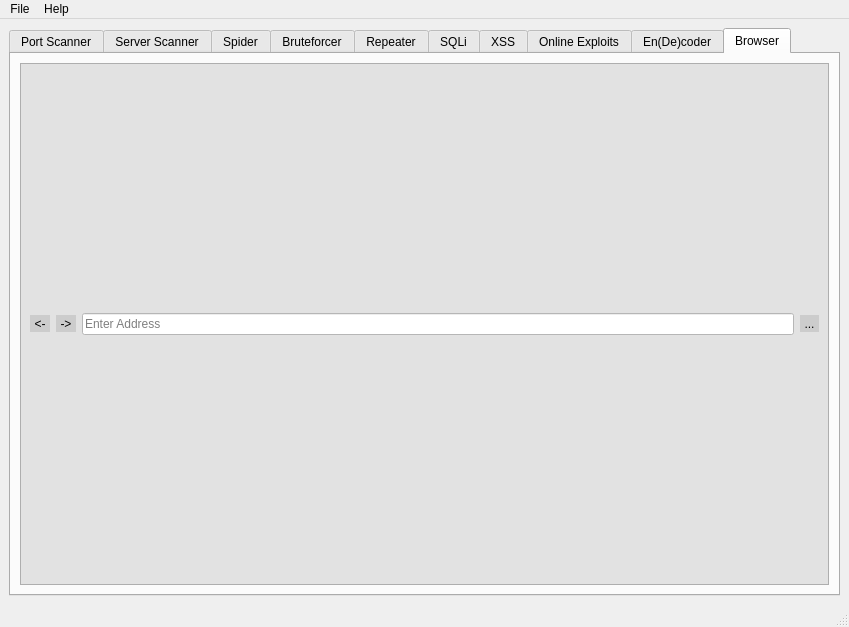
<?xml version="1.0" encoding="UTF-8"?>
<ui version="4.0">
 <class>MainWindow</class>
 <widget class="QMainWindow" name="MainWindow">
  <property name="enabled">
   <bool>true</bool>
  </property>
  <property name="geometry">
   <rect>
    <x>0</x>
    <y>0</y>
    <width>849</width>
    <height>627</height>
   </rect>
  </property>
  <property name="sizePolicy">
   <sizepolicy hsizetype="Maximum" vsizetype="Maximum">
    <horstretch>0</horstretch>
    <verstretch>0</verstretch>
   </sizepolicy>
  </property>
  <property name="focusPolicy">
   <enum>Qt::TabFocus</enum>
  </property>
  <property name="windowTitle">
   <string>MainWindow</string>
  </property>
  <property name="windowIcon">
   <iconset>
    <normaloff>../assets/icon.png</normaloff>../assets/icon.png</iconset>
  </property>
  <widget class="QWidget" name="centralwidget">
   <layout class="QVBoxLayout" name="verticalLayout_2">
    <item>
     <layout class="QVBoxLayout" name="verticalLayout">
      <property name="sizeConstraint">
       <enum>QLayout::SetMaximumSize</enum>
      </property>
      <item>
       <widget class="QTabWidget" name="tabWidget">
        <property name="sizePolicy">
         <sizepolicy hsizetype="Preferred" vsizetype="Preferred">
          <horstretch>0</horstretch>
          <verstretch>0</verstretch>
         </sizepolicy>
        </property>
        <property name="focusPolicy">
         <enum>Qt::StrongFocus</enum>
        </property>
        <property name="autoFillBackground">
         <bool>true</bool>
        </property>
        <property name="tabPosition">
         <enum>QTabWidget::North</enum>
        </property>
        <property name="tabShape">
         <enum>QTabWidget::Rounded</enum>
        </property>
        <property name="currentIndex">
         <number>9</number>
        </property>
        <property name="documentMode">
         <bool>false</bool>
        </property>
        <property name="tabsClosable">
         <bool>false</bool>
        </property>
        <property name="movable">
         <bool>true</bool>
        </property>
        <widget class="QWidget" name="portscanner">
         <property name="statusTip">
          <string>Scans for the open ports of the web server</string>
         </property>
         <property name="accessibleName">
          <string>Scanner</string>
         </property>
         <property name="styleSheet">
          <string notr="true"/>
         </property>
         <attribute name="title">
          <string>Port Scanner</string>
         </attribute>
         <layout class="QVBoxLayout" name="verticalLayout_3">
          <item>
           <widget class="QFrame" name="frame">
            <property name="frameShape">
             <enum>QFrame::StyledPanel</enum>
            </property>
            <property name="frameShadow">
             <enum>QFrame::Raised</enum>
            </property>
            <layout class="QGridLayout" name="gridLayout_2" rowstretch="0">
             <item row="0" column="2">
              <widget class="QPushButton" name="portscannerstart">
               <property name="statusTip">
                <string>Start!</string>
               </property>
               <property name="text">
                <string>Start</string>
               </property>
              </widget>
             </item>
             <item row="0" column="1">
              <widget class="QLineEdit" name="portscannerport">
               <property name="statusTip">
                <string>Enter port range Ex: 80,1-65535,80-443</string>
               </property>
               <property name="text">
                <string>80</string>
               </property>
               <property name="placeholderText">
                <string>  Port</string>
               </property>
              </widget>
             </item>
             <item row="0" column="0">
              <widget class="QLineEdit" name="portscannerip">
               <property name="statusTip">
                <string>IP Address or the host name of the web server</string>
               </property>
               <property name="text">
                <string>127.0.0.1</string>
               </property>
               <property name="placeholderText">
                <string>Server IP Address</string>
               </property>
              </widget>
             </item>
            </layout>
           </widget>
          </item>
          <item>
           <widget class="QTextBrowser" name="portscannerconsole">
            <property name="statusTip">
             <string>Port Scanner Log</string>
            </property>
            <property name="autoFillBackground">
             <bool>true</bool>
            </property>
            <property name="styleSheet">
             <string notr="true"/>
            </property>
            <property name="frameShape">
             <enum>QFrame::StyledPanel</enum>
            </property>
            <property name="frameShadow">
             <enum>QFrame::Sunken</enum>
            </property>
            <property name="tabChangesFocus">
             <bool>false</bool>
            </property>
            <property name="undoRedoEnabled">
             <bool>false</bool>
            </property>
            <property name="readOnly">
             <bool>true</bool>
            </property>
            <property name="html">
             <string>&lt;!DOCTYPE HTML PUBLIC &quot;-//W3C//DTD HTML 4.0//EN&quot; &quot;http://www.w3.org/TR/REC-html40/strict.dtd&quot;&gt;
&lt;html&gt;&lt;head&gt;&lt;meta name=&quot;qrichtext&quot; content=&quot;1&quot; /&gt;&lt;style type=&quot;text/css&quot;&gt;
p, li { white-space: pre-wrap; }
&lt;/style&gt;&lt;/head&gt;&lt;body style=&quot; font-family:'Ubuntu'; font-size:11pt; font-weight:400; font-style:normal;&quot;&gt;
&lt;p style=&quot;-qt-paragraph-type:empty; margin-top:0px; margin-bottom:0px; margin-left:0px; margin-right:0px; -qt-block-indent:0; text-indent:0px;&quot;&gt;&lt;br /&gt;&lt;/p&gt;&lt;/body&gt;&lt;/html&gt;</string>
            </property>
            <property name="acceptRichText">
             <bool>true</bool>
            </property>
           </widget>
          </item>
         </layout>
        </widget>
        <widget class="QWidget" name="serverscanner">
         <property name="statusTip">
          <string>Scans the web server for the known server side vulnerabilities using nikto exploit database</string>
         </property>
         <attribute name="title">
          <string>Server Scanner</string>
         </attribute>
         <layout class="QGridLayout" name="gridLayout">
          <item row="0" column="0">
           <widget class="QLineEdit" name="serverscannerip">
            <property name="statusTip">
             <string>IP Address or the host name of the web server</string>
            </property>
            <property name="text">
             <string>127.0.0.1</string>
            </property>
            <property name="placeholderText">
             <string>Server IP Address</string>
            </property>
           </widget>
          </item>
          <item row="0" column="1">
           <widget class="QLineEdit" name="serverscannerport">
            <property name="statusTip">
             <string>Port number of the target web server</string>
            </property>
            <property name="text">
             <string>80</string>
            </property>
            <property name="placeholderText">
             <string>  Port</string>
            </property>
           </widget>
          </item>
          <item row="0" column="2">
           <widget class="QPushButton" name="serverscannerstart">
            <property name="statusTip">
             <string>Start!</string>
            </property>
            <property name="text">
             <string>Start</string>
            </property>
           </widget>
          </item>
          <item row="1" column="0" colspan="3">
           <widget class="QTextBrowser" name="serverscannerconsole">
            <property name="statusTip">
             <string>Server Scanner Log</string>
            </property>
            <property name="autoFillBackground">
             <bool>true</bool>
            </property>
            <property name="styleSheet">
             <string notr="true"/>
            </property>
            <property name="frameShape">
             <enum>QFrame::StyledPanel</enum>
            </property>
            <property name="frameShadow">
             <enum>QFrame::Sunken</enum>
            </property>
            <property name="tabChangesFocus">
             <bool>false</bool>
            </property>
            <property name="undoRedoEnabled">
             <bool>false</bool>
            </property>
            <property name="readOnly">
             <bool>true</bool>
            </property>
            <property name="html">
             <string>&lt;!DOCTYPE HTML PUBLIC &quot;-//W3C//DTD HTML 4.0//EN&quot; &quot;http://www.w3.org/TR/REC-html40/strict.dtd&quot;&gt;
&lt;html&gt;&lt;head&gt;&lt;meta name=&quot;qrichtext&quot; content=&quot;1&quot; /&gt;&lt;style type=&quot;text/css&quot;&gt;
p, li { white-space: pre-wrap; }
&lt;/style&gt;&lt;/head&gt;&lt;body style=&quot; font-family:'Ubuntu'; font-size:11pt; font-weight:400; font-style:normal;&quot;&gt;
&lt;p style=&quot;-qt-paragraph-type:empty; margin-top:0px; margin-bottom:0px; margin-left:0px; margin-right:0px; -qt-block-indent:0; text-indent:0px;&quot;&gt;&lt;br /&gt;&lt;/p&gt;&lt;/body&gt;&lt;/html&gt;</string>
            </property>
            <property name="acceptRichText">
             <bool>true</bool>
            </property>
           </widget>
          </item>
         </layout>
        </widget>
        <widget class="QWidget" name="spider">
         <attribute name="title">
          <string>Spider</string>
         </attribute>
        </widget>
        <widget class="QWidget" name="bruteforcer">
         <attribute name="title">
          <string>Bruteforcer</string>
         </attribute>
        </widget>
        <widget class="QWidget" name="repeater">
         <attribute name="title">
          <string>Repeater</string>
         </attribute>
        </widget>
        <widget class="QWidget" name="sqli">
         <attribute name="title">
          <string>SQLi</string>
         </attribute>
        </widget>
        <widget class="QWidget" name="xss">
         <attribute name="title">
          <string>XSS</string>
         </attribute>
        </widget>
        <widget class="QWidget" name="onlinebot">
         <attribute name="title">
          <string>Online Exploits</string>
         </attribute>
        </widget>
        <widget class="QWidget" name="encoder">
         <attribute name="title">
          <string>En(De)coder</string>
         </attribute>
        </widget>
        <widget class="QWidget" name="browser">
         <attribute name="title">
          <string>Browser</string>
         </attribute>
         <layout class="QVBoxLayout" name="verticalLayout_4">
          <item>
           <widget class="QFrame" name="browserlocationbarframe">
            <property name="styleSheet">
             <string notr="true">background-color: rgb(226, 226, 226);</string>
            </property>
            <property name="frameShape">
             <enum>QFrame::StyledPanel</enum>
            </property>
            <property name="frameShadow">
             <enum>QFrame::Raised</enum>
            </property>
            <layout class="QHBoxLayout" name="horizontalLayout">
             <item>
              <widget class="QToolButton" name="browsergoback">
               <property name="styleSheet">
                <string notr="true">border:0;


background-color: rgb(204, 204, 204);</string>
               </property>
               <property name="text">
                <string>&lt;-</string>
               </property>
              </widget>
             </item>
             <item>
              <widget class="QToolButton" name="browsergogront">
               <property name="styleSheet">
                <string notr="true">border:0;


background-color: rgb(204, 204, 204);</string>
               </property>
               <property name="text">
                <string>-&gt;</string>
               </property>
              </widget>
             </item>
             <item>
              <widget class="QLineEdit" name="browseraddress">
               <property name="styleSheet">
                <string notr="true">background-color: rgb(255, 255, 255);</string>
               </property>
               <property name="placeholderText">
                <string>Enter Address</string>
               </property>
              </widget>
             </item>
             <item>
              <widget class="QToolButton" name="browserreload">
               <property name="styleSheet">
                <string notr="true">border:0;


background-color: rgb(204, 204, 204);</string>
               </property>
               <property name="text">
                <string>...</string>
               </property>
               <property name="icon">
                <iconset>
                 <normaloff>assets/reload.png</normaloff>assets/reload.png</iconset>
               </property>
              </widget>
             </item>
            </layout>
           </widget>
          </item>
          <item>
           <layout class="QHBoxLayout" name="browserbodylayout"/>
          </item>
         </layout>
        </widget>
       </widget>
      </item>
     </layout>
    </item>
   </layout>
  </widget>
  <widget class="QMenuBar" name="menubar">
   <property name="geometry">
    <rect>
     <x>0</x>
     <y>0</y>
     <width>849</width>
     <height>23</height>
    </rect>
   </property>
   <widget class="QMenu" name="menuFile">
    <property name="title">
     <string>File</string>
    </property>
    <addaction name="actionSave"/>
    <addaction name="actionSave_As"/>
    <addaction name="separator"/>
    <addaction name="actionExit_2"/>
   </widget>
   <widget class="QMenu" name="menuHelp">
    <property name="title">
     <string>Help</string>
    </property>
    <addaction name="actionHelp"/>
    <addaction name="actionAbout"/>
   </widget>
   <addaction name="menuFile"/>
   <addaction name="menuHelp"/>
  </widget>
  <widget class="QStatusBar" name="statusbar"/>
  <action name="actionExit">
   <property name="text">
    <string>Exit</string>
   </property>
  </action>
  <action name="actionHelp">
   <property name="text">
    <string>Help</string>
   </property>
  </action>
  <action name="actionAbout">
   <property name="text">
    <string>About</string>
   </property>
   <property name="statusTip">
    <string>About project</string>
   </property>
   <property name="shortcut">
    <string>Ctrl+L</string>
   </property>
  </action>
  <action name="actionOpen">
   <property name="text">
    <string>Open</string>
   </property>
   <property name="statusTip">
    <string/>
   </property>
  </action>
  <action name="actionSave">
   <property name="text">
    <string>Save</string>
   </property>
  </action>
  <action name="actionSave_As">
   <property name="text">
    <string>Save As</string>
   </property>
  </action>
  <action name="actionExit_2">
   <property name="text">
    <string>Exit</string>
   </property>
  </action>
 </widget>
 <resources/>
 <connections>
  <connection>
   <sender>actionExit_2</sender>
   <signal>triggered()</signal>
   <receiver>MainWindow</receiver>
   <slot>close()</slot>
   <hints>
    <hint type="sourcelabel">
     <x>-1</x>
     <y>-1</y>
    </hint>
    <hint type="destinationlabel">
     <x>405</x>
     <y>299</y>
    </hint>
   </hints>
  </connection>
 </connections>
</ui>
